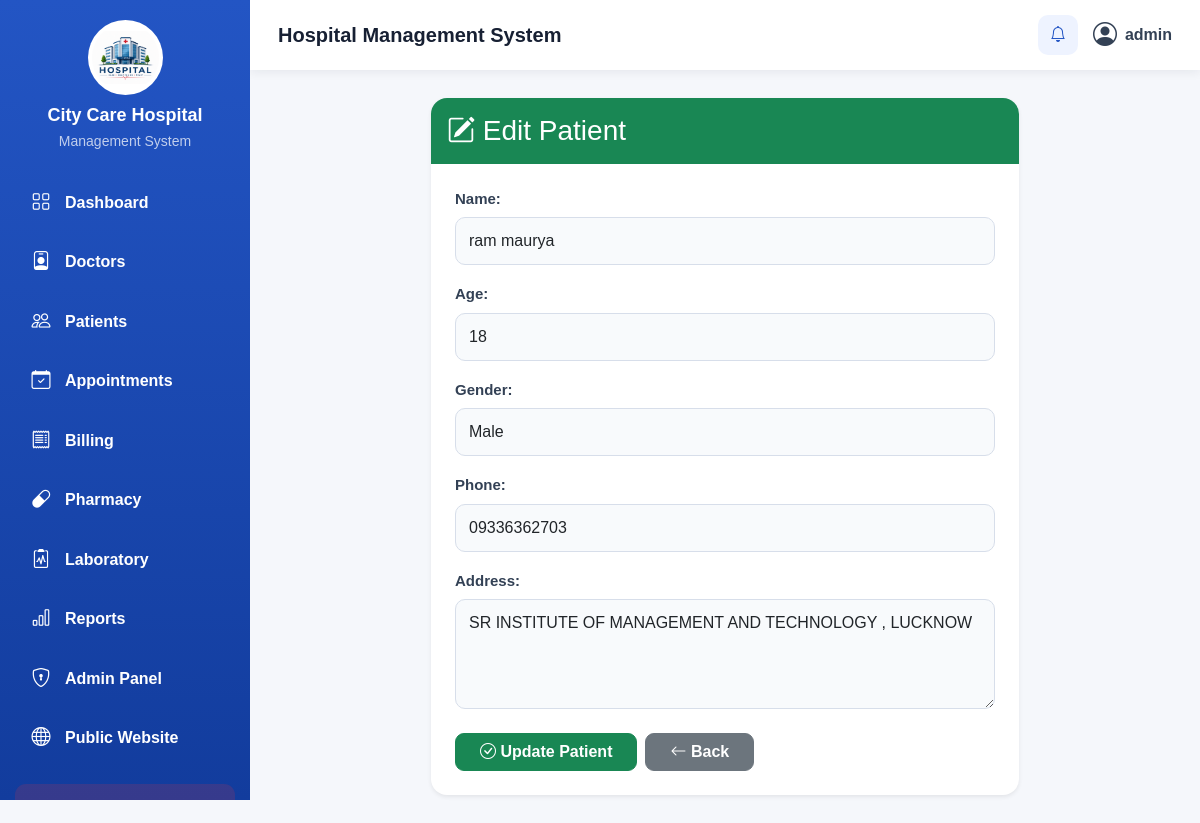
The page /patients/edit/3/ (signed in) on the database its author committed.
### management/models.py (models this page shows, shortened)
class Patient(models.Model):
    GENDER_CHOICES = [
        ("Male", "Male"),
        ("Female", "Female"),
        ("Other", "Other"),
    ]
    BLOOD_GROUP_CHOICES = [
        ("A+", "A+"),
        ("A-", "A-"),
        ("B+", "B+"),
        ("B-", "B-"),
        ("AB+", "AB+"),
        ("AB-", "AB-"),
        ("O+", "O+"),
        ("O-", "O-"),
    ]
    name = models.CharField(
        max_length=100
    )
    email = models.EmailField(
        blank=True
    )
    age = models.PositiveIntegerField(
        null=True,
        blank=True
    )
    date_of_birth = models.DateField(
        null=True,
        blank=True
    )
    gender = models.CharField(
        max_length=10,
        choices=GENDER_CHOICES,
        blank=True
    )
    phone = models.CharField(
        max_length=15
    )
    aadhaar_number = models.CharField(
        max_length=12,
        blank=True
    )
    address = models.TextField(
        blank=True
    )
    blood_group = models.CharField(
        max_length=5,
        choices=BLOOD_GROUP_CHOICES,
        blank=True
    )
    emergency_contact_name = models.CharField(
        max_length=100,
        blank=True
    )
    emergency_contact_phone = models.CharField(
        max_length=15,
        blank=True
    )
    photo = models.ImageField(
        upload_to="patients/",
        blank=True,
        null=True
    )
    created_at = models.DateTimeField(
        auto_now_add=True
    )
    updated_at = models.DateTimeField(
        auto_now=True
    )

### management/views.py (the view)
@role_or_admin_required(['Staff', 'Doctor', 'Nurse'])
def edit_patient(request, id):
    patient = get_object_or_404(
        Patient,
        id=id
    )
    if request.method == "POST":
        form = PatientForm(
            request.POST,
            request.FILES,
            instance=patient
        )
        if form.is_valid():
            form.save()
            messages.success(
                request,
                "Patient updated successfully."
            )
            return redirect(
                "patients"
            )
    else:
        form = PatientForm(
            instance=patient
        )
    return render(
        request,
        "edit_patient.html",
        {
            "form": form,
            "patient": patient
        }
    )

### management/views.py (called while the page is built, shortened)
def is_admin(user):
    return (
        user.is_authenticated
        and user.is_active
        and user.is_staff
        and user.is_superuser
    )

def role_or_admin_required(allowed_roles):
    def decorator(view_function):
        @wraps(view_function)
        @login_required(login_url="login")
        def wrapper(request, *args, **kwargs):
            if is_admin(request.user):
                return view_function(request, *args, **kwargs)
        return wrapper
    return decorator

### templates/edit_patient.html (shortened to what this page needs)
{% extends 'base.html' %}
{% block content %}
<div class="row justify-content-center">
  <div class="col-lg-8 col-md-10">
    <div class="card border-0 shadow-sm rounded-4 overflow-hidden">
      <div class="card-header bg-success text-white py-3">
        <h3 class="mb-0"><i class="bi bi-pencil-square"></i> Edit Patient</h3>
      </div>
      <div class="card-body p-4">
        <form method="post">
          <div class="patient-form">{{ form.as_p }}</div>
          <div class="mt-4 d-flex gap-2">
            <button type="submit" class="btn btn-success px-4"><i class="bi bi-check-circle"></i> Update Patient</button>
            <a href="{% url 'patients' %}" class="btn btn-secondary px-4"><i class="bi bi-arrow-left"></i> Back</a>
          </div>
        </form>
      </div>
    </div>
  </div>
</div>
{% endblock %}

### templates/base.html (shortened to what this page needs)
{% load static %}
<!DOCTYPE html>
<html lang="en">
<head>
    <link
        href="https://cdn.jsdelivr.net/npm/bootstrap@5.3.3/dist/css/bootstrap.min.css"
        rel="stylesheet"
    >
    <link
        rel="stylesheet"
        href="https://cdn.jsdelivr.net/npm/bootstrap-icons@1.11.3/font/bootstrap-icons.min.css"
    >
    <link
        rel="stylesheet"
        href="{% static 'css/style.css' %}"
    >
</head>
<body class="{% if request.user.is_authenticated and request.user.userprofile.role == 'Patient' %}patient-layout{% else %}admin-layout{% endif %}">
<div class="sidebar">
    <div class="sidebar-brand">
        <img
            src="{% static 'images/hospital photo/logo.png' %}"
            alt="City Care Hospital Logo"
        >
        <h4>
            <b>City Care Hospital</b>
        </h4>
        <small>
            {% if request.user.is_authenticated and request.user.userprofile.role == "Patient" %}
                Patient Portal
            {% else %}
                Management System
            {% endif %}
        </small>
    </div>
    <nav class="sidebar-menu">
        {% if request.user.is_authenticated and request.user.userprofile.role == "Patient" %}
            <a
                href="{% url 'patient_dashboard' %}"
                class="{% if request.resolver_match.url_name == 'patient_dashboard' %}active{% endif %}"
            >
                <i class="bi bi-grid"></i>
                <b>Dashboard</b>
            </a>
            <a
                href="{% url 'patient_appointments' %}"
                class="{% if request.resolver_match.url_name == 'patient_appointments' %}active{% endif %}"
            >
                <i class="bi bi-calendar-check"></i>
                <b>My Appointments</b>
            </a>
            <a
                href="{% url 'patient_new_appointment' %}"
                class="{% if request.resolver_match.url_name == 'patient_new_appointment' %}active{% endif %}"
            >
                <i class="bi bi-calendar-plus"></i>
                <b>New Appointment</b>
            </a>
            <a
                href="{% url 'patient_bills' %}"
                class="{% if request.resolver_match.url_name == 'patient_bills' %}active{% endif %}"
            >
                <i class="bi bi-receipt"></i>
                <b>My Bills</b>
            </a>
            <a
                href="{% url 'patient_laboratory' %}"
                class="{% if request.resolver_match.url_name == 'patient_laboratory' %}active{% endif %}"
            >
                <i class="bi bi-clipboard2-pulse"></i>
                <b>Laboratory</b>
            </a>
            <a
                href="{% url 'patient_pharmacy' %}"
                class="{% if request.resolver_match.url_name == 'patient_pharmacy' %}active{% endif %}"
            >
                <i class="bi bi-capsule"></i>
                <b>Pharmacy</b>
            </a>
            <a
                href="{% url 'patient_profile' %}"
                class="{% if request.resolver_match.url_name == 'patient_profile' %}active{% endif %}"
            >
                <i class="bi bi-person-circle"></i>
                <b>My Profile</b>
            </a>
        {% else %}
            {% with role=request.user.userprofile.role %}
            <a
                href="{% if role == 'Doctor' %}{% url 'doctor_dashboard' %}{% elif role == 'Nurse' %}{% url 'nurse_dashboard' %}{% elif role == 'Staff' %}{% url 'staff_dashboard' %}{% else %}{% url 'dashboard' %}{% endif %}"
                class="{% if request.resolver_match.url_name in 'dashboard doctor_dashboard nurse_dashboard staff_dashboard' %}active{% endif %}"
            >
                <i class="bi bi-grid"></i>
                <b>Dashboard</b>
            </a>
            {% if role == 'Staff' or request.user.is_superuser %}
                <a href="{% url 'doctors' %}" class="{% if request.resolver_match.url_name == 'doctors' %}active{% endif %}">
                    <i class="bi bi-person-badge"></i><b>Doctors</b>
                </a>
            {% endif %}
            {% if role == 'Staff' or role == 'Doctor' or role == 'Nurse' or request.user.is_superuser %}
                <a href="{% url 'patients' %}" class="{% if request.resolver_match.url_name == 'patients' %}active{% endif %}">
                    <i class="bi bi-people"></i><b>Patients</b>
                </a>
                <a href="{% url 'appointments' %}" class="{% if request.resolver_match.url_name == 'appointments' %}active{% endif %}">
                    <i class="bi bi-calendar-check"></i><b>Appointments</b>
                </a>
            {% endif %}
            {% if role == 'Staff' or role == 'Doctor' or request.user.is_superuser %}
                <a href="{% url 'billing_list' %}" class="{% if request.resolver_match.url_name == 'billing_list' %}active{% endif %}">
                    <i class="bi bi-receipt"></i><b>Billing</b>
                </a>
            {% endif %}
            {% if role == 'Staff' or role == 'Nurse' or request.user.is_superuser %}
                <a href="{% url 'medicines' %}" class="{% if request.resolver_match.url_name == 'medicines' %}active{% endif %}">
                    <i class="bi bi-capsule"></i><b>Pharmacy</b>
                </a>
            {% endif %}
            {% if role == 'Staff' or role == 'Doctor' or role == 'Nurse' or request.user.is_superuser %}
                <a href="{% url 'laboratory' %}" class="{% if request.resolver_match.url_name == 'laboratory' %}active{% endif %}">
                    <i class="bi bi-clipboard2-pulse"></i><b>Laboratory</b>
                </a>
            {% endif %}
            {% if role == 'Staff' or role == 'Doctor' or request.user.is_superuser %}
                <a href="{% url 'reports' %}" class="{% if request.resolver_match.url_name == 'reports' %}active{% endif %}">
                    <i class="bi bi-bar-chart"></i><b>Reports</b>
                </a>
            {% endif %}
            {% endwith %}
            {% if request.user.is_superuser %}
                <a
                    href="{% url 'admin_panel' %}"
                    class="{% if request.resolver_match.url_name == 'admin_panel' %}active{% endif %}"
                >
                    <i class="bi bi-shield-lock"></i>
                    <b>Admin Panel</b>
                </a>
            {% endif %}
        {% endif %}
        <a href="{% url 'user_home' %}">
            <i class="bi bi-globe"></i>
            <b>Public Website</b>
        </a>
        {% if request.user.is_authenticated %}
            <a href="{% url 'logout' %}" class="logout-link">
                <i class="bi bi-box-arrow-right"></i>
                <b>Logout</b>
            </a>
        {% else %}
            <a href="{% url 'login' %}">
                <i class="bi bi-box-arrow-in-right"></i>
                <b>Login</b>
            </a>
        {% endif %}
    </nav>
</div>
<div class="main-wrapper">
    <header class="topbar">
        <div>
            <h5 class="mb-0">
                <b>
                    {% if request.user.is_authenticated and request.user.userprofile.role == "Patient" %}
                        Patient Portal
                    {% else %}
                        Hospital Management System
                    {% endif %}
                </b>
            </h5>
        </div>
        <div class="topbar-actions">
            <button
                type="button"
                class="icon-button"
                title="Notifications"
            >
                <i class="bi bi-bell"></i>
            </button>
            <div class="admin-box">
                <i class="bi bi-person-circle"></i>
                {% if request.user.is_authenticated %}
                    <span>
                        {{ request.user.username }}
                    </span>
                {% else %}
                    <span>
                        Guest
                    </span>
                {% endif %}
            </div>
        </div>
    </header>
    <main class="page-content">
        {% block content %}
        {% endblock %}
    </main>
</div>
</body>
</html>

### static/css/style.css (style rules this page uses)
:root { --primary: #2355c4; --primary-dark: #123c9d; --background: #f5f7fb; --text-dark: #172033; --text-muted: #64748b; --border: #e2e8f0; }
* { box-sizing: border-box; }
body { margin: 0; min-height: 100vh; background: var(--background); color: var(--text-dark); font-family: Arial, sans-serif; }
a { text-decoration: none; }
.sidebar { position: fixed; top: 0; left: 0; z-index: 1000; width: 250px; height: 100vh; padding: 20px 15px; overflow-y: auto; color: white; background: linear-gradient( 180deg, var(--primary), var(--primary-dark) ); }
.sidebar-brand { margin-bottom: 25px; text-align: center; }
.sidebar-brand img { width: 75px; height: 75px; padding: 4px; margin-bottom: 10px; object-fit: contain; background: white; border-radius: 50%; }
.sidebar-brand h4 { margin: 0; font-size: 18px; }
.sidebar-brand small { display: block; margin-top: 4px; color: rgba(255, 255, 255, 0.72); }
.sidebar-menu { display: flex; flex-direction: column; gap: 7px; }
.sidebar-menu a { display: flex; align-items: center; gap: 12px; padding: 12px 14px; color: white; border-radius: 11px; transition: 0.25s ease; }
.sidebar-menu a i { width: 24px; font-size: 19px; text-align: center; }
.sidebar-menu .logout-link { margin-top: 12px; background: rgba(220, 53, 69, 0.18); }
.main-wrapper { min-height: 100vh; margin-left: 250px; }
.topbar { position: sticky; top: 0; z-index: 900; height: 70px; padding: 0 28px; display: flex; justify-content: space-between; align-items: center; background: white; box-shadow: 0 2px 10px rgba(15, 23, 42, 0.07); }
.topbar-actions { display: flex; align-items: center; gap: 15px; }
.icon-button { width: 40px; height: 40px; border: none; border-radius: 10px; color: var(--primary); background: #eef3ff; transition: 0.25s; }
.admin-box { display: flex; align-items: center; gap: 8px; color: #334155; font-weight: 600; }
.admin-box i { font-size: 24px; }
.page-content { padding: 28px; }
.card { border: none; transition: 0.3s ease; }
.card-header { border: none; }
.card-body { font-size: 15px; }
.btn { border-radius: 9px; font-weight: 600; }
.doctor-form p, .patient-form p, .appointment-form p, .bill-form p, .medicine-form p { margin-bottom: 18px; }
.doctor-form label, .patient-form label, .appointment-form label, .bill-form label, .medicine-form label { display: block; margin-bottom: 7px; color: #334155; font-weight: 600; }
.doctor-form input, .doctor-form select, .doctor-form textarea, .patient-form input, .patient-form select, .patient-form textarea, .appointment-form input, .appointment-form select, .appointment-form textarea, .bill-form input, .bill-form select, .bill-form textarea, .medicine-form input, .medicine-form select, .medicine-form textarea { width: 100%; padding: 11px 13px; border: 1px solid #d7deea; border-radius: 10px; background: #f8fafc; outline: none; transition: 0.25s ease; }
.doctor-form textarea, .patient-form textarea, .appointment-form textarea, .bill-form textarea, .medicine-form textarea { min-height: 110px; resize: vertical; }

### rows shown on the page
Patient: name "ram maurya", age "18", gender "Male", phone "09336362703", address "SR INSTITUTE OF MANAGEMENT AND TECHNOLOGY , LUCKNOW"

### other values the page prints
{{ request.user.username }} "admin"
